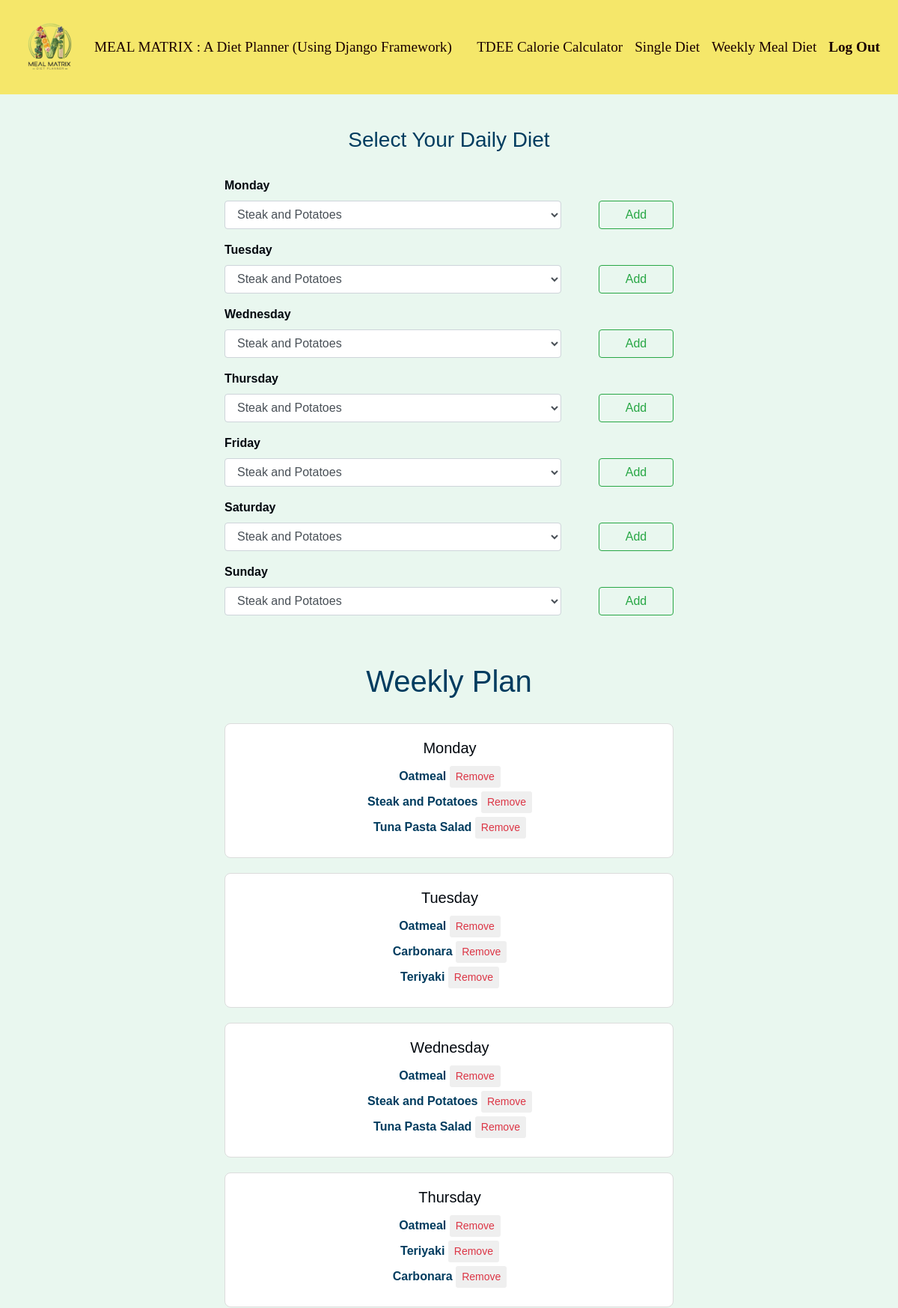
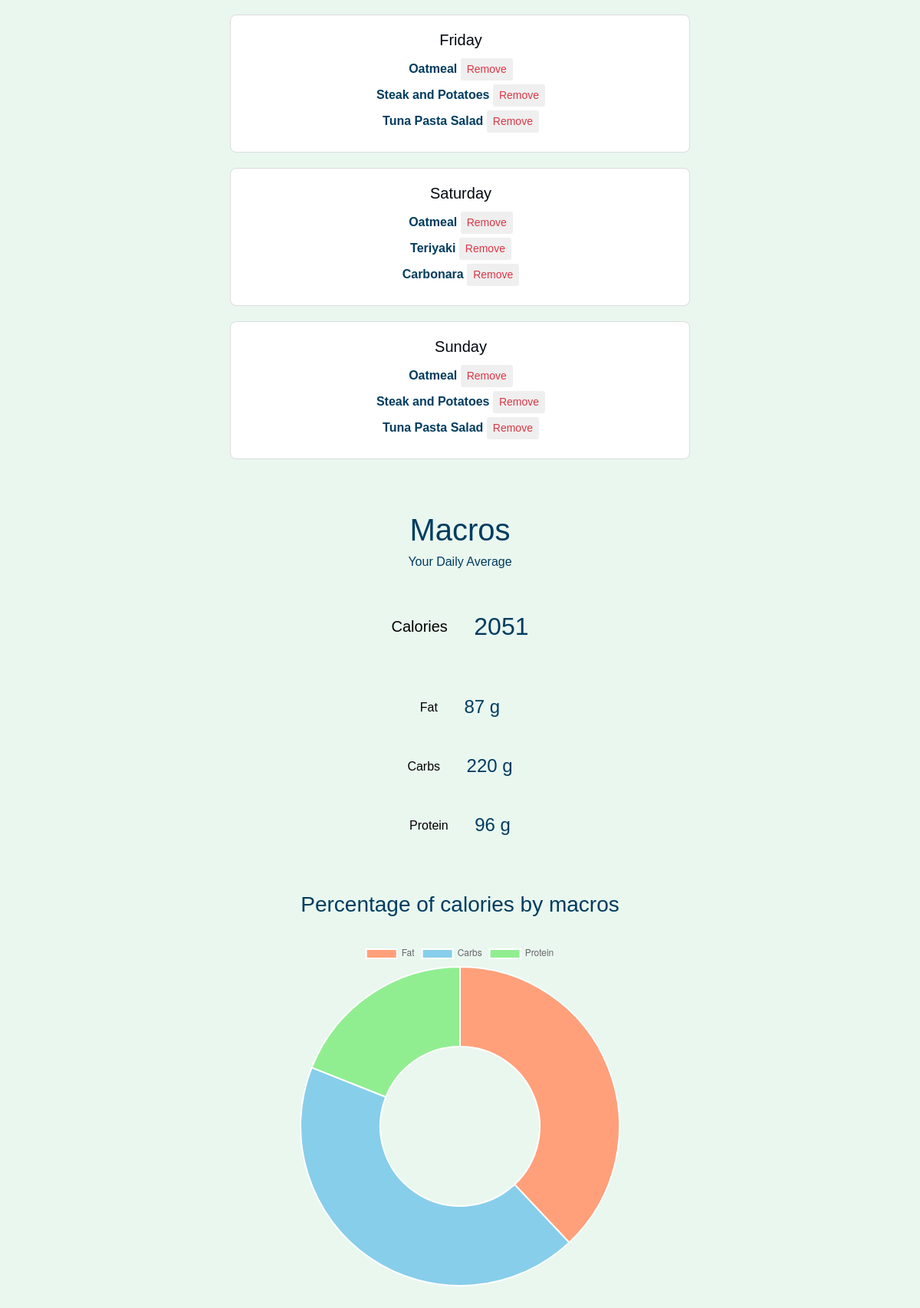
Screenshot of /weekly (signed in) with the database file from the repository (2 pictures, top to bottom).
### mealplanmaker/models.py (models this page shows)
class Weekly(models.Model):
	day = models.TextField(max_length=10)
	meal = models.ForeignKey(Meals, on_delete=models.CASCADE)
	mealuser = models.ForeignKey(User, on_delete=models.CASCADE)

class Meals(models.Model):
	name = models.TextField(max_length=50)
	totalfat = models.PositiveIntegerField(default=0)
	totalcarb = models.PositiveIntegerField(default=0)
	totalprotein = models.PositiveIntegerField(default=0)
	calories = models.PositiveIntegerField(default=0)
	mealcreator = models.ForeignKey(User, on_delete=models.CASCADE)
	ingredients = models.TextField(max_length=400, default="")

### mealplanmaker/views.py (the view, shortened to what this page needs)
# urls.py: path("weekly", views.weekly, name="weekly"),
def weekly(request):
    user = request.user
    macros = {}
    percentage = {}
    if request.method == "GET":
        if request.user.is_authenticated:
            all_meals = Meals.objects.filter(mealcreator = user)
            weekly_meals = Weekly.objects.filter(mealuser = user)
            macros = calculate_macros(weekly_meals)
            percentage = calculate_percentage(macros)
            no_user = False
        else:
            all_meals = None
            weekly_meals = None
            macros = None
            percentage = None
            no_user = True
        context = {
            "all_meals": all_meals,
            "no_user": no_user,
            "weekly_meals": weekly_meals,
            "macros": macros,
            "percentage": percentage
        }
        return render(request, "mealplanmaker/weekly.html", context)

### mealplanmaker/templates/mealplanmaker/weekly.html (shortened to what this page needs)
{% extends "mealplanmaker/layout.html" %}
{% block body %}
<br>
<h3 style="color: #003C5F; size: 15pt; text-align: center;">Select Your Daily Diet</h3>
<br>
<div style="max-width: 600px; margin: auto;">
    {% if not user.is_authenticated %}
    <div class="alert alert-primary" role="alert" style="width: 600px;">
        <p style="font-size: large; text-align: center; margin-top: 15px;">
        Only users that are <a href="{% url 'login' %}" class="alert-link">Logged in</a> can create a weekly plan.<br><br>
        If you do not have an account, you can <a href="{% url 'register' %}">Create one here.</a>
        </p>
    </div>
    {% else %}
    {% if not all_meals %}
    <div class="alert alert-primary" role="alert" style="width: 600px;">
        <p style="font-size: large; text-align: center; margin-top: 15px;">
        You do not currently have any diet <br><br>
        <a href="{% url 'singlemeal' %}" class="alert-link">Create your diets here</a><br><br>
        </p>
    </div>
    {% else %}
    <form id="monday" method="post" action="{% url 'weekly' %}">
        <div class="form-group">
            <label for="monday" style="font-weight: bold;">Monday</label><br>
            <div class="form-inline">
                <select class="form-control" name="meal_select" id="meal_select" style="width: 450px;">
                    {% for meal in all_meals %}
                    <option value="{{meal.id}}">{{meal.name}}</option>
                    {% endfor %}
                </select>
                <button type="submit" class="btn btn-outline-success" style="margin-left: 50px; width: 100px;">Add</button>
            </div>
        </div>
    </form>
    <form id="tuesday" method="post" action="{% url 'weekly' %}">
        <div class="form-group">
            <label for="tuesday" style="font-weight: bold;">Tuesday</label><br>
            <div class="form-inline">
                <select class="form-control" name="meal_select" id="meal_select" style="width: 450px;">
                    {% for meal in all_meals %}
                    <option value="{{meal.id}}">{{meal.name}}</option>
                    {% endfor %}
                </select>
                <button type="submit" class="btn btn-outline-success" style="margin-left: 50px; width: 100px;">Add</button>
            </div>
        </div>
    </form>
    <form id="wednesday" method="post" action="{% url 'weekly' %}">
        <div class="form-group">
            <label for="wednesday" style="font-weight: bold;">Wednesday</label><br>
            <div class="form-inline">
                <select class="form-control" name="meal_select" id="meal_select" style="width: 450px;">
                    {% for meal in all_meals %}
                    <option value="{{meal.id}}">{{meal.name}}</option>
                    {% endfor %}
                </select>
                <button type="submit" class="btn btn-outline-success" style="margin-left: 50px; width: 100px;">Add</button>
            </div>
        </div>
    </form>
    <form id="thursday" method="post" action="{% url 'weekly' %}">
        <div class="form-group">
            <label for="thursday" style="font-weight: bold;">Thursday</label><br>
            <div class="form-inline">
                <select class="form-control" name="meal_select" id="meal_select" style="width: 450px;">
                    {% for meal in all_meals %}
                    <option value="{{meal.id}}">{{meal.name}}</option>
                    {% endfor %}
                </select>
                <button type="submit" class="btn btn-outline-success" style="margin-left: 50px; width: 100px;">Add</button>
            </div>
        </div>
    </form>
    <form id="friday" method="post" action="{% url 'weekly' %}">
        <div class="form-group">
            <label for="friday" style="font-weight: bold;">Friday</label><br>
            <div class="form-inline">
                <select class="form-control" name="meal_select" id="meal_select" style="width: 450px;">
                    {% for meal in all_meals %}
                    <option value="{{meal.id}}">{{meal.name}}</option>
                    {% endfor %}
                </select>
                <button type="submit" class="btn btn-outline-success" style="margin-left: 50px; width: 100px;">Add</button>
            </div>
        </div>
    </form>
    <form id="saturday" method="post" action="{% url 'weekly' %}">
        <div class="form-group">
            <label for="saturday" style="font-weight: bold;">Saturday</label><br>
            <div class="form-inline">
                <select class="form-control" name="meal_select" id="meal_select" style="width: 450px;">
                    {% for meal in all_meals %}
                    <option value="{{meal.id}}">{{meal.name}}</option>
                    {% endfor %}
                </select>
                <button type="submit" class="btn btn-outline-success" style="margin-left: 50px; width: 100px;">Add</button>
            </div>
        </div>
    </form>
    <form id="sunday" method="post" action="{% url 'weekly' %}">
        <div class="form-group">
            <label for="sunday" style="font-weight: bold;">Sunday</label><br>
            <div class="form-inline">
                <select class="form-control" name="meal_select" id="meal_select" style="width: 450px;">
                    {% for meal in all_meals %}
                    <option value="{{meal.id}}">{{meal.name}}</option>
                    {% endfor %}
                </select>
                <button type="submit" class="btn btn-outline-success" style="margin-left: 50px; width: 100px;">Add</button>
            </div>
        </div>
    </form>
    {% endif %}
    <br><br>
    <h1 style="color: #003C5F; size: 15pt; text-align: center;">Weekly Plan</h1>
    <br>
    <div class="card" style="width: 600px; margin-bottom: 20px; border-radius: 8px; border-color: gainsboro; text-align: center;">
        <div class="card-body" style="width: 600px;">
                <h5 class="card-title">Monday</h5>
            <div style="display: inline;">
                {% for meal in weekly_meals %}
                {% if meal.day == "monday" %}
                <h6 style="color: #003C5F; font-weight: bolder; display: inline;">{{meal.meal.name}}</h6>
                    <form method="post" action="{% url 'deletefromplan' %}" style="display: inline;">
                    <button type="submit" class="btn-sm btn-outline-danger" style="display: inline; size: 50%; border: 0; margin-bottom: 5px;">Remove</button>
                    </form>
                    <br>
                {% endif %}
                {% endfor %}
            </div>
        </div>
    </div>
    <div class="card" style="width: 600px; margin-bottom: 20px; border-radius: 8px; border-color: gainsboro; text-align: center;">
        <div class="card-body" style="width: 600px;">
                <h5 class="card-title">Tuesday</h5>
            <div style="display: inline;">
                {% for meal in weekly_meals %}
                {% if meal.day == "tuesday" %}
                <h6 style="color: #003C5F; font-weight: bolder; display: inline;">{{meal.meal.name}}</h6>
                    <form method="post" action="{% url 'deletefromplan' %}" style="display: inline;">
                    <button type="submit" class="btn-sm btn-outline-danger" style="display: inline; size: 50%; border: 0; margin-bottom: 5px;">Remove</button>
                    </form>
                    <br>
                {% endif %}
                {% endfor %}
            </div>
        </div>
    </div>
    <div class="card" style="width: 600px; margin-bottom: 20px; border-radius: 8px; border-color: gainsboro; text-align: center;">
        <div class="card-body" style="width: 600px;">
                <h5 class="card-title">Wednesday</h5>
            <div style="display: inline;">
                {% for meal in weekly_meals %}
                {% if meal.day == "wednesday" %}
                <h6 style="color: #003C5F; font-weight: bolder; display: inline;">{{meal.meal.name}}</h6>
                    <form method="post" action="{% url 'deletefromplan' %}" style="display: inline;">
                    <button type="submit" class="btn-sm btn-outline-danger" style="display: inline; size: 50%; border: 0; margin-bottom: 5px;">Remove</button>
                    </form>
                    <br>
                {% endif %}
                {% endfor %}
            </div>
        </div>
    </div>
    <div class="card" style="width: 600px; margin-bottom: 20px; border-radius: 8px; border-color: gainsboro; text-align: center;">
        <div class="card-body" style="width: 600px;">
                <h5 class="card-title">Thursday</h5>
            <div style="display: inline;">
                {% for meal in weekly_meals %}
                {% if meal.day == "thursday" %}
                <h6 style="color: #003C5F; font-weight: bolder; display: inline;">{{meal.meal.name}}</h6>
                    <form method="post" action="{% url 'deletefromplan' %}" style="display: inline;">
                    <button type="submit" class="btn-sm btn-outline-danger" style="display: inline; size: 50%; border: 0; margin-bottom: 5px;">Remove</button>
                    </form>
                    <br>
                {% endif %}
                {% endfor %}
            </div>
        </div>
    </div>
    <div class="card" style="width: 600px; margin-bottom: 20px; border-radius: 8px; border-color: gainsboro; text-align: center;">
        <div class="card-body" style="width: 600px;">
                <h5 class="card-title">Friday</h5>
            <div style="display: inline;">
                {% for meal in weekly_meals %}
                {% if meal.day == "friday" %}
                <h6 style="color: #003C5F; font-weight: bolder; display: inline;">{{meal.meal.name}}</h6>
                    <form method="post" action="{% url 'deletefromplan' %}" style="display: inline;">
                    <button type="submit" class="btn-sm btn-outline-danger" style="display: inline; size: 50%; border: 0; margin-bottom: 5px;">Remove</button>
                    </form>
                    <br>
                {% endif %}
                {% endfor %}
            </div>
        </div>
    </div>
    <div class="card" style="width: 600px; margin-bottom: 20px; border-radius: 8px; border-color: gainsboro; text-align: center;">
        <div class="card-body" style="width: 600px;">
                <h5 class="card-title">Saturday</h5>
            <div style="display: inline;">
                {% for meal in weekly_meals %}
                {% if meal.day == "saturday" %}
                <h6 style="color: #003C5F; font-weight: bolder; display: inline;">{{meal.meal.name}}</h6>
                    <form method="post" action="{% url 'deletefromplan' %}" style="display: inline;">
                    <button type="submit" class="btn-sm btn-outline-danger" style="display: inline; size: 50%; border: 0; margin-bottom: 5px;">Remove</button>
                    </form>
                    <br>
                {% endif %}
                {% endfor %}
            </div>
        </div>
    </div>
    <div class="card" style="width: 600px; margin-bottom: 20px; border-radius: 8px; border-color: gainsboro; text-align: center;">
        <div class="card-body" style="width: 600px;">
                <h5 class="card-title">Sunday</h5>
            <div style="display: inline;">
                {% for meal in weekly_meals %}
                {% if meal.day == "sunday" %}
                <h6 style="color: #003C5F; font-weight: bolder; display: inline;">{{meal.meal.name}}</h6>
                    <form method="post" action="{% url 'deletefromplan' %}" style="display: inline;">
                    <button type="submit" class="btn-sm btn-outline-danger" style="display: inline; size: 50%; border: 0; margin-bottom: 5px;">Remove</button>
                    </form>
                    <br>
                {% endif %}
                {% endfor %}
            </div>
        </div>
    </div>
    <br><br>
    <h1 style="color: #003C5F; size: 15pt; text-align: center;">Macros</h1>
    <h6 style="color: #003C5F; text-align: center;">Your Daily Average</h6>
    <br><br>
    <div style="text-align: center;">
        <h5 style="display: inline; color: black; text-align: center; vertical-align: middle; margin-right: 30px;">Calories</h5>
        <h2 style="display: inline; color: #003C5F; size: 15pt; text-align: center; vertical-align: middle;">{{macros.average_calories}}</h2>
    </div>
    <br><br><br>
    <div style="text-align: center;">
        <h6 style="display: inline; color: black; text-align: center; vertical-align: middle; margin-right: 30px;">Fat</h6>
        <h4 style="display: inline; color: #003C5F; size: 15pt; text-align: center; vertical-align: middle;">{{macros.average_fat}} g</h4>
    </div>
    <br><br>
    <div style="text-align: center;">
        <h6 style="display: inline; color: black; text-align: center; vertical-align: middle; margin-right: 30px;">Carbs</h6>
        <h4 style="display: inline; color: #003C5F; size: 15pt; text-align: center; vertical-align: middle;">{{macros.average_carb}} g</h4>
    </div>
    <br><br>
    <div style="text-align: center;">
        <h6 style="display: inline; color: black; text-align: center; vertical-align: middle; margin-right: 30px;">Protein</h6>
        <h4 style="display: inline; color: #003C5F; size: 15pt; text-align: center; vertical-align: middle;">{{macros.average_protein}} g</h4>
    </div>
    <br><br><br>
    <h3 style="color: #003C5F; size: 15pt; text-align: center;">Percentage of calories by macros</h3>
    <br>
    <div style="width: 450px; margin: auto;">
        <canvas id="myChart"></canvas>
          <script>
            const myChart = new Chart(
              document.getElementById('myChart'),
              config
            );
          </script>
    </div>
    {% endif %}
    <br><br><br>
{% endblock %}

### rows the page displays
Weekly: meal.name "Oatmeal"
Weekly: meal.name "Steak and Potatoes"
Weekly: meal.name "Tuna Pasta Salad"
Weekly: meal.name "Oatmeal"
Weekly: meal.name "Carbonara"
Weekly: meal.name "Teriyaki"
Weekly: meal.name "Oatmeal"
Weekly: meal.name "Steak and Potatoes"
Weekly: meal.name "Tuna Pasta Salad"
Weekly: meal.name "Oatmeal"
Weekly: meal.name "Teriyaki"
Weekly: meal.name "Carbonara"
Weekly: meal.name "Oatmeal"
Weekly: meal.name "Steak and Potatoes"
Weekly: meal.name "Tuna Pasta Salad"
Weekly: meal.name "Oatmeal"
Weekly: meal.name "Teriyaki"
Weekly: meal.name "Carbonara"
Weekly: meal.name "Oatmeal"
Weekly: meal.name "Steak and Potatoes"
Weekly: meal.name "Tuna Pasta Salad"

### other values shown
{{ macros.average_calories }} "2051"
{{ macros.average_fat }} "87"
{{ macros.average_carb }} "220"
{{ macros.average_protein }} "96"
form field meal_select "Steak and Potatoes"
